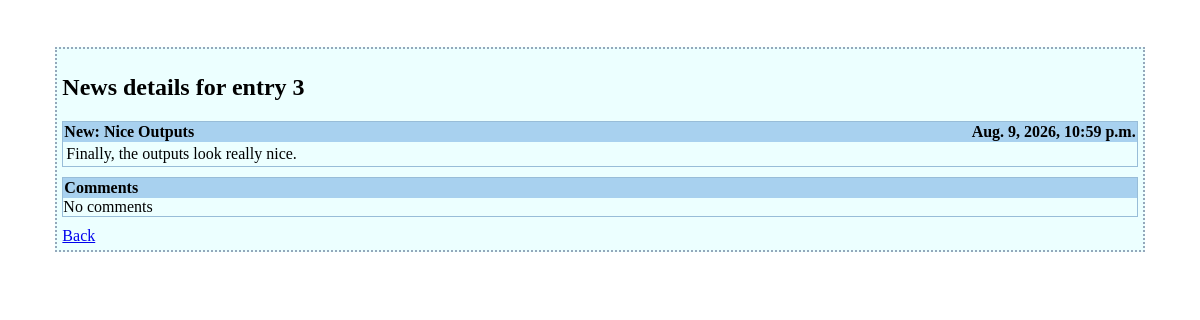
The app's page /articles/3/ with its own data.
### news/models.py (models this page shows, shortened)
class Article(models.Model):
    objects = models.Manager()
    title = models.CharField(max_length=100)   # Specifies the max length of each article title
    timestamp = models.DateTimeField()   # Specifies the ublication time of each article
    text = models.TextField('Article text')  # Stores the actual article text

### news/views.py (the view, shortened to what this page needs)
# urls.py: path('<int:article_id>/', views.articles_detail, name='articles_detail'), # Maps a URL with an article id to the article_details in the views.py file
def articles_detail(request, article_id):
    article = get_object_or_404(Article, id=article_id) # Reads the article in question from the database as before or return a Http404 error
    """
    Checks if the `comment.save` has been passed via post to save a new comment if needed.
    If `comment.save` was not passed, the if block is ommitted and the detail page is displayed.
    """
    return render(request, 'news/articles_detail.html',
        context={'article' : article})

### news/templates/news/articles_detail.html (shortened to what this page needs)
{% extends 'main/base.html' %}
{% block title %}
    News details for entry {{ article.id }}
{% endblock %}
{% block content %}
    <div class="container">
        <div class="headline">
            <div class="title">{{ article.title|escape }}</div>
            <div class="timestamp">{{ article.timestamp }}</div>
        </div>
        <div class="text">
            {{ article.text|escape|linebreaksbr }}
        </div>
    </div>
    <div class="container">
        <div class="headline">Comments</div>
        {% if article.comment_set.count %}
            <table>
            {% for c in article.comment_set.all %}
                <tr class="comment_line">
                    <td class="column_header">{{ c.author }}:</td>
                    <td>{{ c.text|escape|linebreaksbr }}</td>
                </tr>
            {% endfor %}
            </table>
        {% else %}
            No comments
        {% endif %}
    </div>
    <div class="link_bottom">
        <a href="{% url 'news:articles' %}">Back</a>
    </div>
{% endblock %}

### news_site/templates/main/base.html (style rules this page uses)
.container { border: 1px solid #98BDD8; margin-bottom: 10px; }
.headline { background-color: #A8D1EF; font-weight:bold; padding: 1px; }
.title { float: left; }
.timestamp { float: right }
.text { padding: 3px; }

### records on screen
Article: id "3", title "New: Nice Outputs", timestamp "Aug. 9, 2026, 10:59 p.m.", text "Finally, the outputs look really nice."
